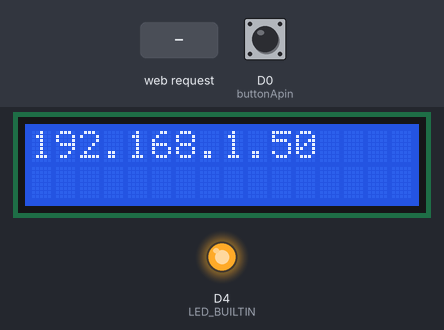
The sketch below on a simulated ESP8266 (NodeMCU). Shown: 16×2 character LCD, output pins drawn as LEDs (lit = HIGH, except the on-board LED, lit = LOW). Inputs (shaded band) come from the test bench; at power-on: D0 (buttonApin) HIGH. WiFi joins after 1.5 s; servers stay silent unless stated; what the sketch prints to the serial monitor is not drawn.

Above: at 2.7 s.
2.8 s: HTTP request GET /calls?calls=1 received
At 3.3 s:
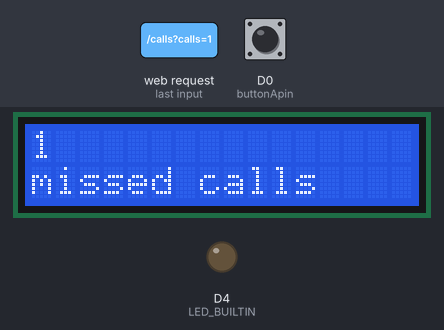
4.3 s: HTTP request GET /led received
At 5.5 s:
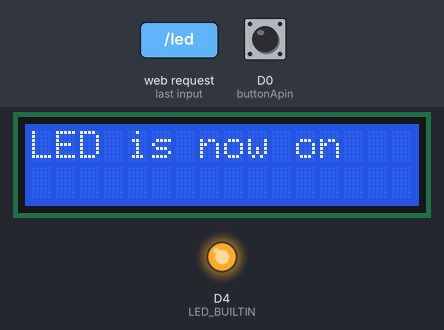
5.8 s: HTTP request GET /led?state=1 received
At 6.8 s:
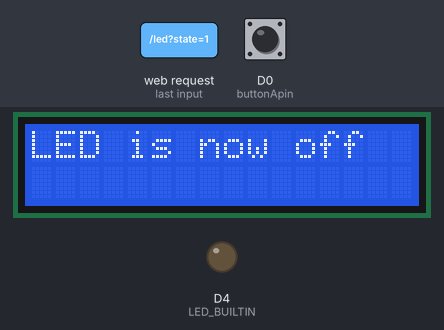
7.3 s: HTTP request GET /led?state=0 received
At 7.9 s:
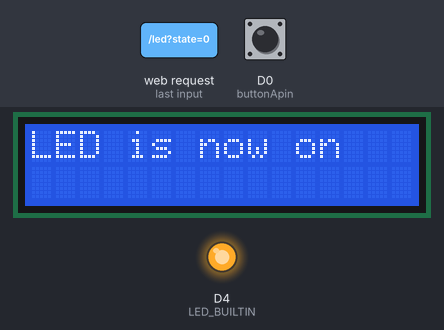
8.8 s: HTTP request GET /led?state=120 received
At 9.1 s:
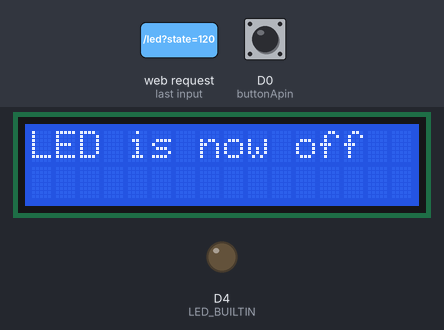
Timing chart, 0 to 11.3 s (numbered marks = the images above; inputs shaded):
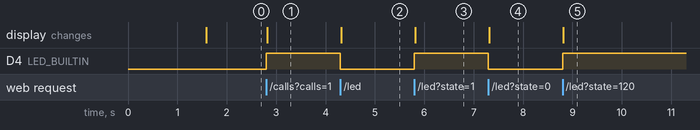

The sketch:

AutoConnectLCD1602AndWebServer.ino
```cpp
#include <ESP8266WiFi.h>          //https://github.com/esp8266/Arduino
#include <DNSServer.h>
#include <ESP8266WebServer.h>
#include <WiFiManager.h>         //https://github.com/tzapu/WiFiManager
#include <WiFiClient.h>
#include <ESP8266mDNS.h>
#include <Wire.h>
#include <LiquidCrystal_PCF8574.h>

int buttonApin = D0;
LiquidCrystal_PCF8574 lcd(0x3F); // use i2cScanner to get i2c address
//String form = "<form action='led'><input type='radio' name='state' value='1' checked>On<input type='radio' name='state' value='0'>Off<p><input type='submit' value='Submit'></p></form>";

ESP8266WebServer server ( 80 );
void setup() {
  WiFiManager wifiManager;
  Serial.begin(115200);
  pinMode(buttonApin, INPUT); // GRN->D0 connected = ON, =LOW
  if (digitalRead(buttonApin) == LOW) {
    Serial.println("force reset");
    wifiManager.resetSettings();
  }
  wifiManager.autoConnect("AutoConnectAP");
  //if you get here you have connected to the WiFi

  while ( WiFi.status() != WL_CONNECTED ) {
    delay ( 500 );
    Serial.print ( "." );
  }

  if ( MDNS.begin ( "esp8266" ) ) {
    Serial.println ( "MDNS responder started" );
  }
  Serial.println ( WiFi.localIP() );

  Serial.println ( "HTTP server started" );
  Serial.println ( WiFi.localIP() );
  lcd.begin(16, 2); // initialize the lcd

  Wire.begin();
  Wire.beginTransmission(0x3F);
  int error = Wire.endTransmission();
  Serial.print("Error: ");
  Serial.print(error);

  if (error == 0) {
    lcd.setBacklight(255);
    lcd.home(); lcd.clear();
//    lcd.print("Hello LCD");
//    delay(1000);

//    lcd.setBacklight(0);
//    delay(400);
//    lcd.setBacklight(255);
//    lcd.clear();
    lcd.print(WiFi.localIP());

  }
//  server.on("/", []() {    server.send(200, "text/html", form);  });
  server.on("/calls", handle_calls);
  server.on("/led", handle_led);
    server.begin();
  Serial.println("HTTP server started");
  pinMode(LED_BUILTIN, OUTPUT);
}

void loop() {
  server.handleClient();
}


void handle_led() {
  // get the value of request argument "state" and convert it to an int
  int state = server.arg("state").toInt();
  digitalWrite(LED_BUILTIN, state);
  //  digitalWrite(led, state);
 String msg =  String("LED is now ") + ((state) ? "off" : "on");
  server.send(200, "text/plain", msg);
     lcd.clear();
   lcd.print(msg);
      Serial.println(msg);
}

void handle_calls() {
  int calls = server.arg("calls").toInt();
  digitalWrite(LED_BUILTIN, calls);
 String msg =  String(calls) + " missed calls";
  server.send(200, "text/plain", msg);
     lcd.clear();
     if(calls>0){
       lcd.print(calls);
      lcd.setCursor(0, 1);
      lcd.print("missed calls");
     }
      Serial.println(msg);
}
```

Measured:
- after the input at 2.8 s, D4 (LED_BUILTIN): LOW → HIGH at once; the display: changes at once (image 1)
- after the input at 4.3 s, D4 (LED_BUILTIN): HIGH → LOW at once; the display: changes at once (image 2)
- after the input at 5.8 s, D4 (LED_BUILTIN): LOW → HIGH at once; the display: changes at once (image 3)
- after the input at 7.3 s, D4 (LED_BUILTIN): HIGH → LOW at once; the display: changes at once (image 4)
- after the input at 8.8 s, D4 (LED_BUILTIN): LOW → HIGH at once; the display: changes at once (image 5)
